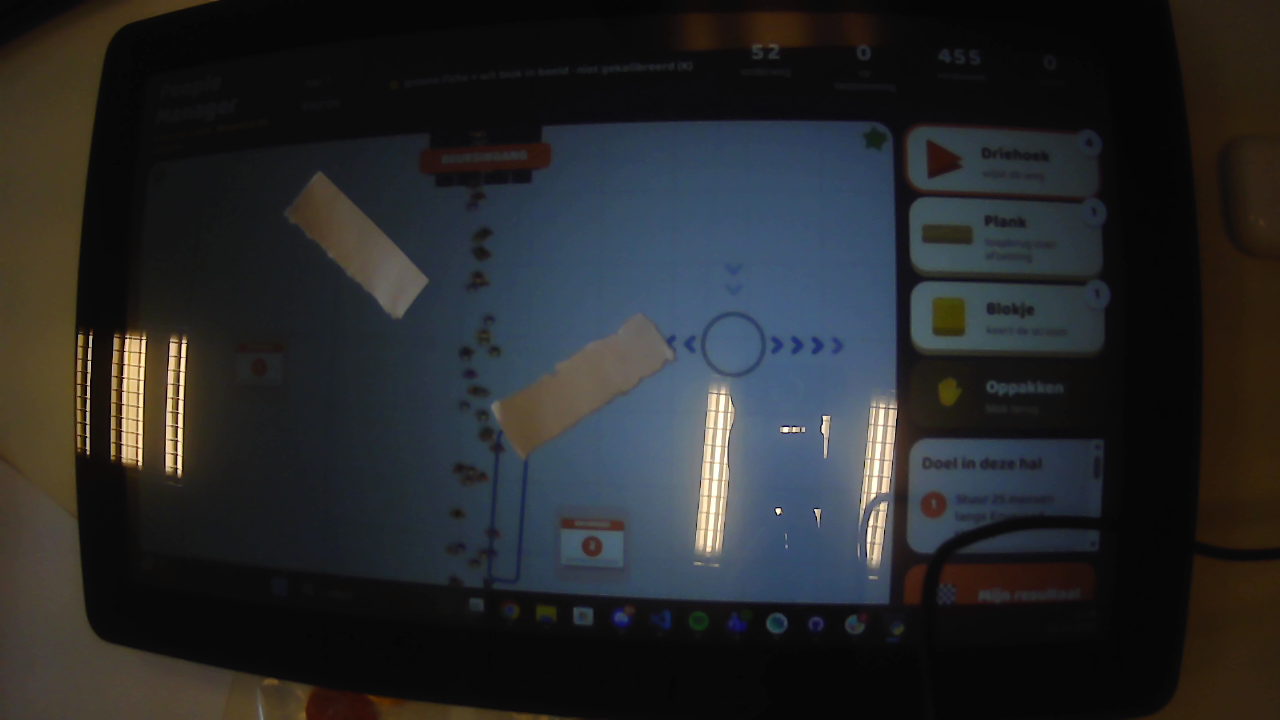
#> input picture People Manager/Blokken als stroming/camerabeeld_20261015_112643.png, 1280 x 720 px
$ python -i camera_bridge.py   (imports and definitions only)
#> lines starting #> are read from the running program, lines starting #| are printed output that depends on the picture; after the words box and inside, x2 and y2 are one past the last pixel; in counts of white or black regions, pixels touching at a corner belong together
import argparse
import asyncio
import json
import os
import sys
import threading
import time

import cv2
import numpy as np
import websockets

# ============================================================
# Configuration
# ============================================================
CAMERA_INDEX = 0
FRAME_WIDTH = 1280
FRAME_HEIGHT = 720
MIRROR_X = False          # True if left/right is swapped relative to the table
FLIP_Y = False            # True if top/bottom is swapped (camera mounted upside down)
SHOW_PREVIEW = True       # camera window + mask window for debugging

# Exposure: how much light the webcam collects. With automatic exposure the webcam
# brightens the image until the bright monitor and the chips clip to (almost) white,
# which destroys exactly the colors the detection needs. Manual exposure keeps them.
# Adjust live in the camera window with [ and ] (or - and +); the last values are
# saved in camera_settings.json and used on the next start.
EXPOSURE_AUTO = False     # True = let the webcam decide (old behavior)
EXPOSURE = -6             # Windows (DirectShow/MSMF): 2^EXPOSURE seconds; -6 = 1/64 s. Lower = darker
GAIN = 0                  # amplification; 0 = none (least noise). None = leave the webcam setting alone
BRIGHTNESS = 1.4          # fine adjustment in software (x1.0 .. x3.0, steps of 0.1 with , and .):
                          # between two exposure steps; safe because nothing is clipped at the sensor
SETTINGS_FILE = os.path.join(os.path.dirname(os.path.abspath(__file__)), "camera_settings.json")
CLIPPED_WARN = 0.05       # warn in the preview when more than 5% of the pixels are overexposed

HOST = "127.0.0.1"
PORT = 8765
SEND_HZ = 30              # maximum number of messages per second to the browser

# Original detection values for the white test object.
BRIGHTNESS_MIN = 200
SATURATION_MAX = 145
MIN_AREA = 3000
MAX_AREA = 150000
SOLIDITY_MIN = 0.70
# White blocks (a strip of paper): a wall in the game. People bump into it and walk
# around it, then continue in their own direction. Shape checks on the rotated rectangle,
# so a block may lie at any angle.
BLOCK_ASPECT_MAX = 8.0     # long side / short side
BLOCK_RECT_MIN = 0.75      # area / area of the rotated bounding rectangle (it must be rectangular)
BLOCK_CONTRAST_MIN = 40    # a block must be this much brighter (V, 0..255) than the screen right around it
BLOCK_CLIPPED_MAX = 0.30   # more overexposed pixels than this: a reflection of a lamp/window, not paper
CLIP_LEVEL = 245           # a pixel counts as overexposed from this value (some webcams top out below 255)
REFERENCE_DIFF_MIN = 35    # with a reference image (key B): a block must differ this much from the empty field
REFERENCE_FILE = os.path.join(os.path.dirname(os.path.abspath(__file__)), "camera_reference.png")

# Contours touching the edge of the camera frame are ignored.
# Cause of the "cursor stuck in a corner": a bright window, lamp, light wall or
# overexposed table edge at the frame border also passes the white filters and
# then wins as the largest candidate. An object on the table is fully in view.
REJECT_BORDER_TOUCHING = True
BORDER_MARGIN = 4         # pixels

# Detection profiles: one profile per color, each with one or more HSV ranges
# (OpenCV HSV: H 0..180, S 0..255, V 0..255).
# Phase 1 only uses the white test object. Colored LEGO profiles must be
# calibrated under your own lighting; the values below are only a starting
# point and are therefore disabled.
PROFILES = [
    {
        "color": "white",
        "ranges": [((0, 0, BRIGHTNESS_MIN), (180, SATURATION_MAX, 255))],
        "max_objects": 12,  # white blocks (walls) that may be active at the same time (largest first)
    },
    # {"color": "red",    "ranges": [((0, 120, 70), (10, 255, 255)),
    #                                ((170, 120, 70), (180, 255, 255))], "max_objects": 4},
    # {"color": "blue",   "ranges": [((100, 120, 60), (130, 255, 255))], "max_objects": 4},
    # {"color": "yellow", "ranges": [((20, 120, 120), (35, 255, 255))], "max_objects": 4},
]

# Table -> canvas calibration (preparation for phase 2).
# None = the full camera frame is the play area.
# Otherwise four corner points in camera pixels, in this order:
# top-left, top-right, bottom-right, bottom-left (as on the canvas).
# Tip: click in the camera window; the pixel coordinates are printed in the terminal.
TABLE_CORNERS = None
# TABLE_CORNERS = [(212, 95), (1080, 102), (1105, 650), (190, 640)]

# ------------------------------------------------------------
# Physical chips (fiches)
# ------------------------------------------------------------
# Red chip with a yellow segment = "redirect": the yellow segment points in the new
# walking direction. Green chip = "split": splits the flow into two branches.
# HSV ranges measured on photos of the actual chips (red H 2-8, yellow H 19-28,
# green H 69-82) with margin. Click in the camera window to print the HSV value of
# a pixel and fine-tune these ranges for your own lighting.
CHIP_DETECTION = False
# Red chip: first the whole warm chip (red, orange and yellow together) is found with
# low thresholds; then the yellow segment is the part that is clearly more yellow
# than the rest of that chip. This is relative, so it keeps working when the webcam
# makes the image darker, warmer (yellow turns orange) or less saturated.
WARM_RANGES = [((0, 0, 40), (40, 255, 255)), ((165, 0, 40), (180, 255, 255))]  # saturation: see below
# Minimum saturation of the warm chip, chosen per frame: the split (Otsu) between the
# vivid chip and duller warm surfaces such as wood, kept within these limits.
WARM_S_LIMITS = (40, 140)
RED_HUE_MAX = 16      # the red body (often orange-red under a webcam): hue at most this (OpenCV hue 0..180; 165..180 counts as just below 0)
HUE_GAP_MIN = 8       # the yellow segment must be at least this much more yellow than the body
GREEN_RANGES = [((55, 0, 40), (96, 255, 255))]  # wide: webcams shift green toward blue-green; saturation: see below
GREEN_S_LIMITS = (50, 140)  # per-frame minimum saturation of the green chip, like WARM_S_LIMITS

CHIP_MIN_RADIUS = 12       # px in the camera frame; print with --debug to tune
CHIP_MAX_RADIUS = 250      # px (a chip close to the camera is large)
CHIP_FILL_MIN = 0.60       # share of colored pixels inside the chip circle (rejects rings and outlines)
CHIP_SURROUND_MAX = 0.35   # max. share of the same color in the ring just outside the chip (rejects bars and areas)
RED_MIN_FRACTION = 0.35    # red share of the colored part of a red chip
YELLOW_FRACTION = (0.04, 0.55)  # yellow share of the colored part: present, but not the whole chip
GLARE_MAX = 0.75           # max. share of the chip hidden by glare (reflection on tape or plastic)
RED_VIVID_MIN = 0.25       # a red chip always shows at least this much truly vivid red, even with much glare
                           # (pale, light areas such as the cream tray cards do not)
HOLE_FILL_MAX = 0.50       # holes enclosed by a chip (glare, tape, printed text) are part of the chip,
                           # up to this share of its area; a thin ring (cursor ring) has a bigger hole
HULL_FILL_MIN = 0.35       # a blob bitten by glare at its edge is completed to its convex outline when it
                           # already fills this share of it
HULL_MIN_RADIUS = 20       # px; only chips this big get the glare completion (glare matters on big chips)
GLARE_BRIGHTNESS = 0.85    # glare is at least this bright relative to the chip color around it
CHIP_INSIDE_S_MIN = 60     # saturation limit used inside a found chip to split red and yellow
GLARE_S_MIN = 30           # glare on a chip keeps at least this much of its tint
GLARE_STREAK_MAX = 0.15    # a pure white glare streak is accepted up to this share of the chip
HULL_NEARLY_CONVEX = 0.90  # a blob filling this much of its convex outline is completed without further checks
CHIP_SIZE_RATIO_MIN = 0.6  # all chips are the same size: a circle much smaller than the biggest chip
                           # in view is a piece of a chip (or something else), not a chip
CHIP_SIZE_MEMORY_S = 30    # the chip size seen is remembered this long (also when no chip is in view)
CHIP_CLOSE_PX = 9          # closes gaps caused by reflections, tape and printed text
# Speed: once chips are known, detection runs on a reduced image that still gives the
# smallest known chip DETECT_RADIUS_PX pixels of radius. Without chips: full resolution.
DETECT_RADIUS_PX = 24
DETECT_SCALE_MIN = 0.35

# How many chips of each kind may be active at the same time (largest first).
CHIP_KINDS = {
    "redirect": {"color": "red", "max_objects": 4},
    "split": {"color": "green", "max_objects": 4},
}

# Stable recognition: a chip must be seen in a few consecutive frames before it
# counts, and stays active for a short while when it briefly disappears
# (hand over the chip, reflection), so it does not flicker in the game.
TRACK_CONFIRM_FRAMES = 3
TRACK_HOLD_S = 0.6           # seconds a confirmed chip survives without detection
TRACK_POS_SMOOTH_S = 0.05     # time constant of the position smoothing (seconds; lower = follows faster)
TRACK_HEADING_SMOOTH_S = 0.08 # time constant of the heading smoothing (seconds)

WINDOW_CAMERA = "People Manager - Camera"
WINDOW_MASK = "Detection Mask"


# ============================================================
# Camera capture in a dedicated thread
# ============================================================
class CameraReader:
    """Opens and reads the camera in one fixed thread.

    This keeps the asyncio loop free for the WebSocket, and processing always
    uses the newest frame (older frames are skipped, which avoids lag).
    """

    # [144 lines left out: functions __init__, start, _open, _run, request, _exposure_value and 4 more, not called in this run]

    @property
    def alive(self):
        return self._thread.is_alive() and self.error is None

    # [5 lines left out: function stop, not called in this run]


# ============================================================
# Detection (original white detection, extended to profiles)
# ============================================================
KERNEL_OPEN = np.ones((3, 3), np.uint8)
KERNEL_CLOSE = np.ones((5, 5), np.uint8)


def profile_mask(hsv, profile):
    mask = None
    for lower, upper in profile["ranges"]:
        m = cv2.inRange(hsv, np.array(lower, np.uint8), np.array(upper, np.uint8))
        mask = m if mask is None else cv2.bitwise_or(mask, m)
    mask = cv2.morphologyEx(mask, cv2.MORPH_OPEN, KERNEL_OPEN)
    mask = cv2.morphologyEx(mask, cv2.MORPH_CLOSE, KERNEL_CLOSE)
    return mask


# [35 lines left out: function _split_strips, not called in this run]


def find_candidates(mask, rejected=None, context=None):
    """Same contour filters as the original detect_case(),
    plus a check against the frame border."""
    contours, _ = cv2.findContours(mask, cv2.RETR_EXTERNAL, cv2.CHAIN_APPROX_SIMPLE)
    mask_h, mask_w = mask.shape[:2]
    candidates = []
    todo = [(c, True) for c in contours]  # (contour, may still be split into strips)
    while todo:
        contour, splittable = todo.pop()
        area = cv2.contourArea(contour)
        if not MIN_AREA <= area <= MAX_AREA * (4 if splittable else 1):
            continue
        x, y, w, h = cv2.boundingRect(contour)
        if w == 0 or h == 0:
            continue
        hull_area = cv2.contourArea(cv2.convexHull(contour))
        if hull_area == 0:
            continue
        solidity = area / hull_area
        rect = cv2.minAreaRect(contour)
        pts = cv2.boxPoints(rect)
        e0, e1 = pts[1] - pts[0], pts[2] - pts[1]
        l0, l1 = float(np.hypot(*e0)), float(np.hypot(*e1))
        long_side, short_side = max(l0, l1), max(1.0, min(l0, l1))
        long_vec = e0 if l0 >= l1 else e1
        not_rect = solidity < SOLIDITY_MIN or area / (long_side * short_side) < BLOCK_RECT_MIN
        if splittable and (not_rect or area > MAX_AREA) and area >= 2 * MIN_AREA:
            todo += [(part, False) for part in _split_strips(contour)]  # several blocks that touch
            continue
        if area > MAX_AREA:
            continue
        if long_side / short_side > BLOCK_ASPECT_MAX or solidity < SOLIDITY_MIN:
            continue
        if area / (long_side * short_side) < BLOCK_RECT_MIN:
            if rejected is not None:
                rejected.append({"box": (int(x), int(y), int(w), int(h)), "reason": "wit: geen rechthoek"})
            continue
        if REJECT_BORDER_TOUCHING and (
            x <= BORDER_MARGIN or y <= BORDER_MARGIN
            or x + w >= mask_w - BORDER_MARGIN or y + h >= mask_h - BORDER_MARGIN
        ):
            if rejected is not None:
                rejected.append({"box": (int(x), int(y), int(w), int(h)), "reason": "raakt rand"})
            continue

        # Centroid: more accurate than the bounding-box center
        # once a block lies at an angle.
        mom = cv2.moments(contour)
        if mom["m00"]:
            cx, cy = mom["m10"] / mom["m00"], mom["m01"] / mom["m00"]
        else:
            cx, cy = x + w / 2.0, y + h / 2.0

        if context is not None:
            why = _block_context_check(contour, (x, y, w, h), context)
            if why:
                if rejected is not None:
                    rejected.append({"box": (int(x), int(y), int(w), int(h)), "reason": f"wit: {why}"})
                continue

        # Orientation of the long side (0..180 degrees; a rectangle has no front or back).
        theta = float(np.degrees(np.arctan2(long_vec[1], long_vec[0])) % 180.0)
        rcx, rcy = rect[0]

        candidates.append({
            "box": (int(x), int(y), int(w), int(h)),
            "area": area,
            "center": (cx, cy),
            "angle": theta,
            "rect": (float(rcx), float(rcy), long_side, short_side, theta),
            "contour": contour,
        })
    return candidates


# [29 lines left out: function _block_context_check, not called in this run]


def detect_objects(frame, rejected=None, sensor=None, reference=None):
    """Returns (objects, combined mask), largest first per profile. `sensor` (the unprocessed
    camera image) and `reference` (V channel of the empty field) make the white-block checks
    stricter: contrast with the surroundings, no reflections, not part of the empty field."""
    hsv = cv2.cvtColor(frame, cv2.COLOR_BGR2HSV)
    context = None
    if sensor is not None:
        context = {"v": hsv[..., 2], "clipped": sensor.max(axis=2) >= CLIP_LEVEL,
                   "v_sensor": cv2.cvtColor(sensor, cv2.COLOR_BGR2HSV)[..., 2],
                   "ref": reference if reference is not None and reference.shape == sensor.shape[:2] else None}
    combined = None
    objects = []
    for profile in PROFILES:
        mask = profile_mask(hsv, profile)
        combined = mask if combined is None else cv2.bitwise_or(combined, mask)
        found = sorted(find_candidates(mask, rejected, context), key=lambda c: c["area"], reverse=True)
        for c in found[: profile.get("max_objects", 1)]:
            c["color"] = profile["color"]
            objects.append(c)
    return objects, combined


# ============================================================
# Chip detection (red chip with yellow direction segment, green chip)
# ============================================================
_scale = {"k": 1.0}  # processing scale of the current detect_chips call (pixel sizes scale with it)


def _px(v):
    return v * _scale["k"]


def _kernel_px(v):
    return max(3, int(round(v * _scale["k"])) | 1)  # odd kernel size, at least 3


# [194 lines left out: functions ranges_mask, _glare_like, _fill_holes, _hull_filled, _candidates, _largest_first and 3 more, not called in this run]


_warm_s = {"value": None}
_green_s = {"value": None}


# [17 lines left out: function _adaptive_saturation_min, not called in this run]


def _warm_saturation_min(hsv, warm_hue):
    return _adaptive_saturation_min(hsv, warm_hue, WARM_S_LIMITS, _warm_s)


# [136 lines left out: functions detect_chips, _detect_chips, not called in this run]


class ChipTracker:
    """Gives chips a stable id and smooths position and heading.

    A new chip is only reported after TRACK_CONFIRM_FRAMES detections; a chip that
    is briefly not detected is kept for TRACK_HOLD_S seconds ("held"). When a chip
    is lifted and put down elsewhere, the held track is reused, so the game sees
    one chip moving instead of an old and a new one."""

    # [5 lines left out: function __init__, not called in this run]

    @staticmethod
    def _unit(deg):
        return np.cos(np.radians(deg)), np.sin(np.radians(deg))

    # [72 lines left out: functions update, _apply, _out, not called in this run]


class BlockTracker:
    """Stable white blocks: same confirm/hold rules as the chips, smoothed rectangle
    (center, sides, orientation with 180-degree symmetry)."""

    def __init__(self):
        self.tracks = []
        self.next_id = 1

    # [45 lines left out: functions update, block_corners, not called in this run]


# ============================================================
# Coordinates: camera pixels -> normalized play area (0..1)
# ============================================================
class Mapper:
    # [23 lines left out: functions __init__, raw, normalize, not called in this run]


exposure_text = {"value": ""}  # current exposure description, sent along to the game


# [56 lines left out: function build_payload, not called in this run]


# ============================================================
# WebSocket
# ============================================================
clients = set()
last_message = None
remote_keys = []          # keys sent by the game (the browser has focus, not the camera window)
remote_cal = []           # automatic screen calibration requests from the game
REMOTE_KEYS = "[]-=+,.bBaA"


# [43 lines not run here, left out]


# ============================================================
# Preview
# ============================================================
_last_hsv = {"img": None}


# [8 lines left out: function on_mouse, not called in this run]


DRAW_LIMIT = 100000  # px; OpenCV 5 rejects coordinates beyond 32 bits, and nothing that far away is visible anyway
_draw_warned = set()


# [82 lines left out: functions _ints, _box_ok, mask_preview, draw_chips, draw_blocks, draw_preview, not called in this run]


_window_seen = False


# [11 lines left out: function window_closed, not called in this run]


# ============================================================
# Automatic screen calibration (key K in the game)
# ============================================================
# The game blacks out the playing field and shows one bright square at a time at a known
# position. The bridge finds that square as the difference with the black screen and reports
# its camera position. The game measures the four corners of the field and computes the
# camera -> screen mapping (perspective) from them. Then it lights the whole field once: the
# outline of that lit area (straight edges on the screen, bent by the webcam lens) lets the game
# correct the lens curvature without extra points.
CAL_SETTLE_S = 0.3       # minimum wait after a screen change (display + camera delay)
CAL_REF_S = 1.0          # the black reference is the darkest value per pixel over this period
CAL_STABLE = 3           # a marker counts when it is at the same spot in this many frames in a row
CAL_MOVED_PX = 20        # ... and not at the spot of the previous marker (the screen has not changed yet)
CAL_POINT_TIMEOUT_S = 4.0
CAL_DIFF_MIN = 35        # minimum brightness increase of the marker (0..255)


# [21 lines left out: function measure_marker, not called in this run]


CAL_EDGE_DEBUG_FILE = os.path.join(os.path.dirname(SETTINGS_FILE), "kalibratie_rand.png")


# [165 lines left out: functions measure_field_edges, edge_region, load_reference, save_reference, load_exposure, save_exposure and 3 more, not called in this run]


# ============================================================
# Main loop
# ============================================================
# [247 lines not run here, left out]


# [17 lines left out: function parse_args, not called in this run]


# [5 lines not run here, left out]

>>> import cv2
>>> picture = cv2.imread('../Blokken als stroming/camerabeeld_20261015_112643.png')
#> picture is the input picture: shape (720, 1280, 3); mean B, G, R 41.5, 40, 38.6
>>> result = detect_objects(picture)
#> in detect_objects, `hsv = cv2.cvtColor(frame, cv2.COLOR_BGR2HSV)`: hsv: shape (720, 1280, 3); mean H, S, V 48.8, 66.9, 48.8
#> the loop in detect_objects, `for profile in PROFILES:` made 1 pass
#> pass 1, in detect_objects, `mask = profile_mask(hsv, profile)`:
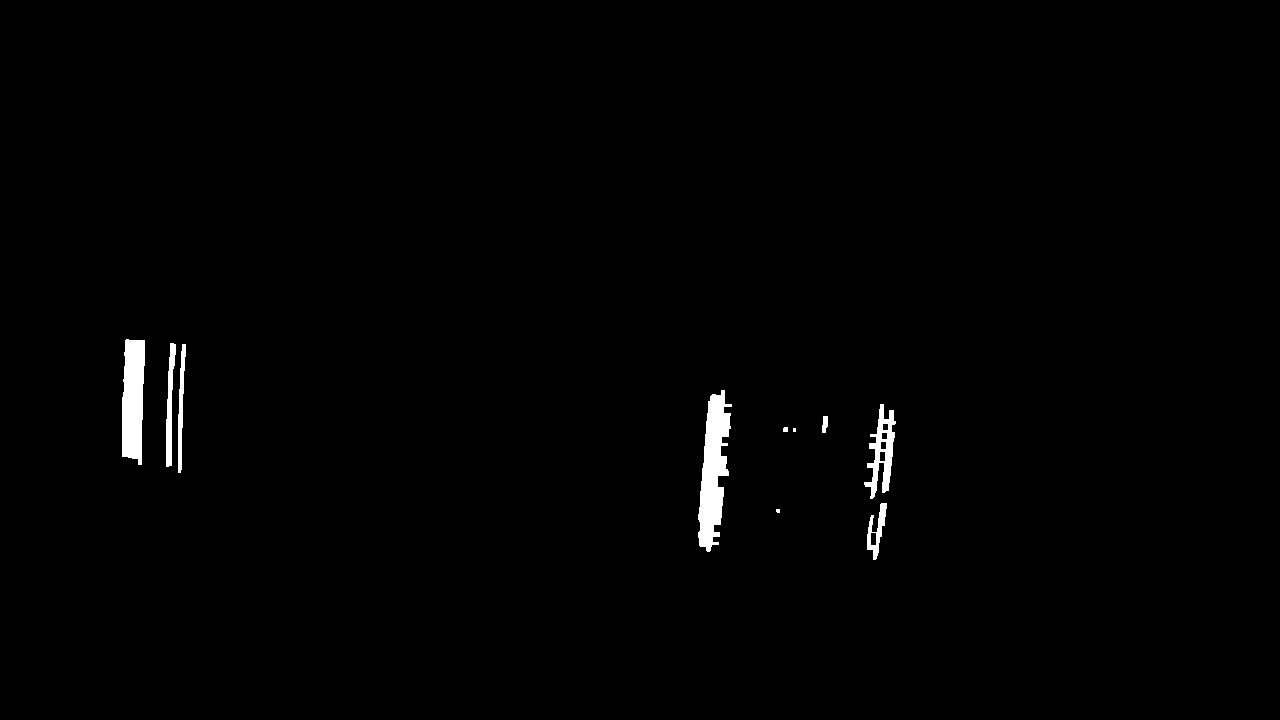
#> mask: shape (720, 1280); 0.94% white; 10 white regions (2 under 20 px), largest, box (x1, y1, x2, y2) and area: (698, 390, 732, 552) 3175, (122, 339, 145, 465) 2413, (864, 404, 896, 499) 1262
#> after the loop in detect_objects, `for profile in PROFILES:`: objects = []
